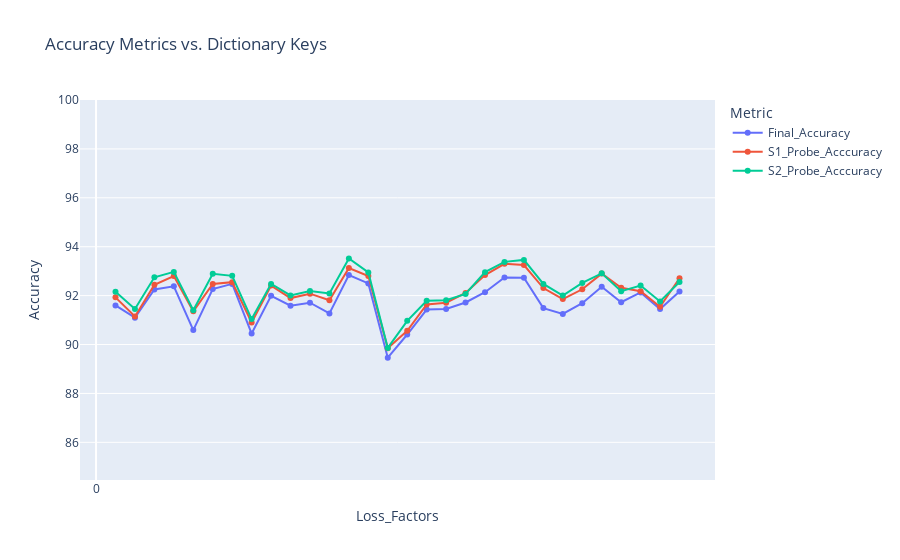

Source (notebook cell):
### Code cell
# loss_dict_paths = ["./SAE-Results/256-0.75/results/F0/results/loss_data_dict_0.01_to_0.3_25_top.pkl"]
loss_dict_paths = ["./loss_data_dict_0.01_to_0.3_256_mask.pkl"]

df = main(loss_dict_paths)

### Figure 1 — Plotly figure (JSON) as saved in the notebook; plotly's stock layout.template omitted (floating-point values rounded to 4 significant figures)
{"data": [{"hovertemplate": "Metric=Final_Accuracy<br>Loss_Factors=%{x}<br>Accuracy=%{y}<extra></extra>", "legendgroup": "Final_Accuracy", "line": {"color": "#636efa", "dash": "solid"}, "marker": {"symbol": "circle"}, "mode": "lines+markers", "name": "Final_Accuracy", "orientation": "v", "showlegend": true, "type": "scatter", "x": [0.01, 0.02, 0.03, 0.04, 0.05, 0.06, 0.07, 0.08, 0.09, 0.1, 0.11, 0.12, 0.13, 0.14, 0.15, 0.16, 0.17, 0.18, 0.19, 0.2, 0.21, 0.22, 0.23, 0.24, 0.25, 0.26, 0.27, 0.28, 0.29, 0.3], "xaxis": "x", "y": [91.6, 91.1, 92.25, 92.38, 90.59, 92.27, 92.48, 90.45, 91.99, 91.59, 91.71, 91.27, 92.84, 92.5, 89.46, 90.41, 91.43, 91.45, 91.72, 92.14, 92.74, 92.73, 91.49, 91.25, 91.69, 92.36, 91.73, 92.13, 91.45, 92.17], "yaxis": "y"}, {"hovertemplate": "Metric=S1_Probe_Acccuracy<br>Loss_Factors=%{x}<br>Accuracy=%{y}<extra></extra>", "legendgroup": "S1_Probe_Acccuracy", "line": {"color": "#EF553B", "dash": "solid"}, "marker": {"symbol": "circle"}, "mode": "lines+markers", "name": "S1_Probe_Acccuracy", "orientation": "v", "showlegend": true, "type": "scatter", "x": [0.01, 0.02, 0.03, 0.04, 0.05, 0.06, 0.07, 0.08, 0.09, 0.1, 0.11, 0.12, 0.13, 0.14, 0.15, 0.16, 0.17, 0.18, 0.19, 0.2, 0.21, 0.22, 0.23, 0.24, 0.25, 0.26, 0.27, 0.28, 0.29, 0.3], "xaxis": "x", "y": [91.93, 91.15, 92.44, 92.8, 91.36, 92.48, 92.55, 90.9, 92.41, 91.9, 92.08, 91.81, 93.13, 92.8, 89.85, 90.56, 91.64, 91.71, 92.11, 92.84, 93.3, 93.25, 92.31, 91.86, 92.26, 92.9, 92.32, 92.18, 91.54, 92.71], "yaxis": "y"}, {"hovertemplate": "Metric=S2_Probe_Acccuracy<br>Loss_Factors=%{x}<br>Accuracy=%{y}<extra></extra>", "legendgroup": "S2_Probe_Acccuracy", "line": {"color": "#00cc96", "dash": "solid"}, "marker": {"symbol": "circle"}, "mode": "lines+markers", "name": "S2_Probe_Acccuracy", "orientation": "v", "showlegend": true, "type": "scatter", "x": [0.01, 0.02, 0.03, 0.04, 0.05, 0.06, 0.07, 0.08, 0.09, 0.1, 0.11, 0.12, 0.13, 0.14, 0.15, 0.16, 0.17, 0.18, 0.19, 0.2, 0.21, 0.22, 0.23, 0.24, 0.25, 0.26, 0.27, 0.28, 0.29, 0.3], "xaxis": "x", "y": [92.16, 91.45, 92.75, 92.97, 91.4, 92.89, 92.81, 91.04, 92.48, 92.01, 92.19, 92.09, 93.52, 92.95, 89.86, 90.97, 91.79, 91.81, 92.07, 92.96, 93.38, 93.46, 92.48, 92, 92.52, 92.91, 92.18, 92.41, 91.76, 92.56], "yaxis": "y"}], "layout": {"autosize": true, "legend": {"title": {"text": "Metric"}, "tracegroupgap": 0}, "showlegend": true, "title": {"text": "Accuracy Metrics vs. Dictionary Keys"}, "xaxis": {"anchor": "y", "autorange": true, "domain": [0, 1], "range": [-0.007603, 0.3176], "tickmode": "linear", "title": {"text": "Loss_Factors"}, "type": "linear"}, "yaxis": {"anchor": "x", "domain": [0, 1], "range": [84.46, 100], "title": {"text": "Accuracy"}, "type": "linear"}}}
